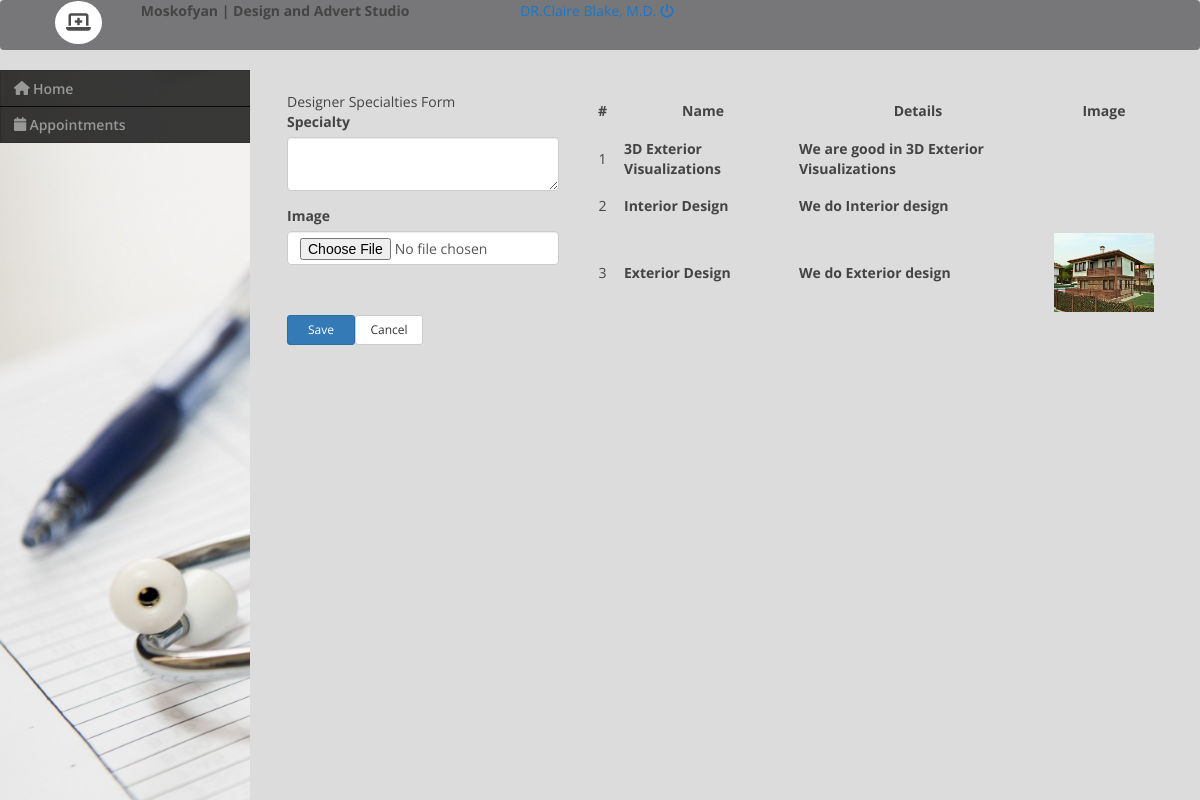
The app's page /admin/index.php?page=design (signed in) with its own data.
### tables this page shows
CREATE TABLE `designs` (
  `id` int(100) NOT NULL,
  `title` varchar(150) NOT NULL,
  `img` varchar(150) NOT NULL,
  `details` varchar(200) NOT NULL
);

### admin/design.php (the view, shortened to what this page needs)
<?php include('db_connect.php');?>
<div class="container-fluid">
	<div class="col-lg-12">
		<div class="row">
			<div class="col-md-4">
			<form action="" id="manage-category">
				<div class="card">
					<div class="card-header">
						    Designer Specialties Form
				  	</div>
					<div class="card-body">
							<div class="form-group">
								<label class="control-label">Specialty</label>
								<textarea name="name" id="" cols="30" rows="2" class="form-control"></textarea>
							</div>
							<div class="form-group">
								<label for="" class="control-label">Image</label>
								<input type="file" class="form-control" name="img" onchange="displayImg(this,$(this))">
							</div>
							<div class="form-group">
							</div>
					</div>
					<div class="card-footer">
						<div class="row">
							<div class="col-md-12">
								<button class="btn btn-sm btn-primary col-sm-3 offset-md-3"> Save</button>
								<button class="btn btn-sm btn-default col-sm-3" type="button" onclick="_reset()"> Cancel</button>
							</div>
						</div>
					</div>
				</div>
			</form>
			</div>
			<div class="col-md-8">
				<div class="card">
					<div class="card-body">
						<table class="table table-bordered table-hover">
							<thead>
								<tr>
									<th class="text-center">#</th>
									<th class="text-center">Name</th>
									<th class="text-center">Details</th>
									<th class="text-center">Image</th>
								</tr>
							</thead>
							<tbody>
								<?php
								$i = 1;
								$cats = $conn->query("SELECT * FROM designs order by id asc");
								while($row=$cats->fetch_assoc()):
								?>
								<tr>
									<td class="text-center"><?php echo $i++ ?></td>
									<td class="">
										 <b><?php echo $row['title'] ?></b>
									</td>
									<td class="">
										 <b><?php echo $row['details'] ?></b>
									</td>
									<td class="text-center">
										<img src="../<?php echo $row['img'] ?>" alt="">
									</td>
								</tr>
								<?php endwhile; ?>
							</tbody>
						</table>
					</div>
				</div>
			</div>
		</div>
	</div>
</div>

### admin/assets/css/style.css (style rules this page uses)
body { font-family: "Open Sans", sans-serif; color: #444444; width: 100%; height: calc(100%); }

### admin/index.php (style rules this page uses)
body { background: #80808045; }

### admin/design.php (style rules this page uses)
td { vertical-align: middle !important; }
img { max-width:100px; max-height: :150px; }

### records on screen
designs: title "3D Exterior Visualizations", details "We are good in 3D Exterior Visualizations"
designs: title "Interior Design", details "We do Interior design"
designs: title "Exterior Design", details "We do Exterior design", img (picture)
